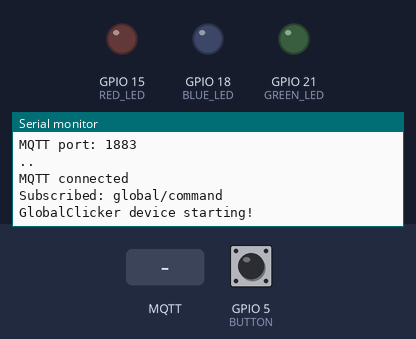
This program was run on a simulated ESP32. Shown: output pins drawn as LEDs (lit = HIGH), the last lines printed to the serial monitor. Inputs (shaded band) come from the test bench; at power-on: GPIO 5 (BUTTON) HIGH. WiFi joins after 1.5 s; servers stay silent unless stated; no MQTT or app messages arrive unless stated.

Above: at 3.7 s.
3.8 s: GPIO 5 (BUTTON) pulled LOW for 0.15 s
At 4.2 s:
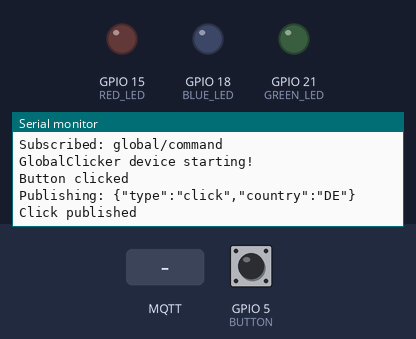
5.4 s: MQTT message "SE" arrives on the first subscribed topic
At 6.5 s:
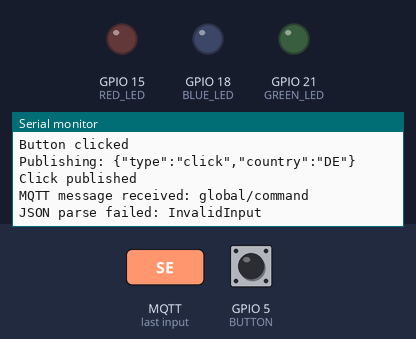

Measured:
- after the input at 3.8 s, the serial monitor: prints a new line at once (image 1)
- after the input at 5.4 s, the serial monitor: prints a new line at once (image 2)

The program:

main.cpp
```cpp
#include <Arduino.h>
#include "firmware/Firmware.h"
#include "config/DeviceConfig.h"
Firmware firmware;


void setup() {
    Serial.begin(115200);

    delay(1000);

    Serial.println();
    Serial.println("====================================");
    Serial.println("Global Clicker Firmware");
    Serial.println("Version : 0.1.0");
    Serial.print("Device  : ");
    Serial.println(DEVICE_NAME);
    Serial.println("Status  : Boot successful");
    Serial.println("====================================");


    firmware.initialize();
}

void loop() {
    firmware.update();
}
```

Button.h
```cpp
#pragma once

class Button{
    public:
        void initialize();
        bool wasClicked();

    private:
        bool previousState = false;
};
```

Led.h
```cpp
#pragma once

class Led
{
public:
    void initialize();

    void redOn();
    void redOff();

    void blueOn();
    void blueOff();

    void greenOn();
    void greenOff();

    void allOff();
};
```

Firmware.h
```cpp
#pragma once
#include "network/WifiManager.h"
#include "network/MqttManager.h"
#include "device/Led.h"
#include "device/Button.h"


class Firmware {
    public:
        void initialize();
        void update();
        void sendHeartBeat();
    private:
        WifiManager wifi;
        MqttManager mqtt;
        Led led;
        Button button;

        unsigned long ledOffTime = 0;
        bool ledActive = false;
        unsigned long uptime = 0;
        unsigned long startTime;
        unsigned long lastTimeSentHB;
};
```

MqttManager.h
```cpp
#pragma once
#include <Arduino.h>

class MqttManager{
    public:
        void connect();
        void loop();
        void publishClick();
        void publishHB(unsigned long uptime);

        const char* getReceivedCountry();
        bool hasReceivedClick();

    private:
        static void mqttCallback(
            char* topic,
            uint8_t* payload,
            unsigned int length
        );
};
```

WifiManager.h
```cpp
#pragma once

class WifiManager{
    public:
    void connect();
    bool isConnected();
};
```

Button.cpp
```cpp
#include "device/Button.h"
#include "config/Pins.h"
#include <Arduino.h>

void Button::initialize()
{
    pinMode(BUTTON, INPUT_PULLUP);

    previousState = digitalRead(BUTTON) == LOW;
}

bool Button::wasClicked()
{
    bool pressed = digitalRead(BUTTON) == LOW;
    bool clicked = pressed && !previousState;
    previousState = pressed;

    return clicked;
}
```

Led.cpp
```cpp
#include "device/Led.h"
#include "config/Pins.h"
#include <Arduino.h>


void Led::initialize()
{
    pinMode(RED_LED, OUTPUT);
    pinMode(BLUE_LED, OUTPUT);
    pinMode(GREEN_LED, OUTPUT);

    allOff();
}

void Led::redOn()
{
    digitalWrite(RED_LED, HIGH);
}

void Led::redOff()
{
    digitalWrite(RED_LED, LOW);
}

void Led::blueOn()
{
    digitalWrite(BLUE_LED, HIGH);
}

void Led::blueOff()
{
    digitalWrite(BLUE_LED, LOW);
}

void Led::greenOn()
{
    digitalWrite(GREEN_LED, HIGH);
}

void Led::greenOff()
{
    digitalWrite(GREEN_LED, LOW);
}

void Led::allOff()
{
    redOff();
    blueOff();
    greenOff();
}
```

Firmware.cpp
```cpp
#include "firmware/Firmware.h"
#include "config/Pins.h"
#include "network/MqttManager.h"
#include <Arduino.h>
#include <cstring>


void Firmware::initialize()
{
    Serial.println();
    Serial.println("------------------------------------");
    Serial.println("Firmware initialization");
    Serial.println("Device: Clicking Machine");
    Serial.println("------------------------------------");

    wifi.connect();
    mqtt.connect();

    led.initialize();
    button.initialize();

    Serial.println("GlobalClicker device starting!");

    startTime = millis();
    lastTimeSentHB = millis();
}


void Firmware::update()
{
    mqtt.loop();

    if (button.wasClicked())
    {
        Serial.println("Button clicked");

        mqtt.publishClick();
    }

    if (mqtt.hasReceivedClick())
    {
        const char* country = mqtt.getReceivedCountry();

        Serial.print("Lighting country: ");
        Serial.println(country);

        led.allOff();

        if (strcmp(country, "SE") == 0)
        {
            led.greenOn();
        }
        else if (strcmp(country, "DE") == 0)
        {
            led.redOn();
        }
        else if (strcmp(country, "US") == 0)
        {
            led.blueOn();
        }

        ledActive = true;
        ledOffTime = millis() + 1000;
    }

    if (ledActive && millis() >= ledOffTime)
    {
        led.allOff();
        ledActive = false;

        Serial.println("LED off");
    }

    if(millis() >= lastTimeSentHB + 5000) {
        lastTimeSentHB = millis();
        uptime = (millis() - startTime)/1000;
        mqtt.publishHB(uptime);
    }

    delay(10);
}
```

MqttManager.cpp
```cpp
#include <Arduino.h>
#include "network/MqttManager.h"
#include <WiFi.h>
#include "config/MqttSecrets.h"
#include <PubSubClient.h>
#include "config/DeviceConfig.h"
#include <ArduinoJson.h>


WiFiClient wifiClient;
PubSubClient mqttClient(wifiClient);

bool clickReceived = false;
char receivedCountry[3] = "";


void MqttManager::connect()
{
    Serial.println();
    Serial.println("------------------------------------");
    Serial.println("Connecting MQTT...");
    Serial.println("------------------------------------");

    mqttClient.setBufferSize(1024);

    Serial.print("MQTT server: ");
    Serial.println(MQTT_SERVER);

    Serial.print("MQTT port: ");
    Serial.println(MQTT_PORT);


    mqttClient.setServer(
        MQTT_SERVER,
        MQTT_PORT
    );


    mqttClient.setCallback(
        MqttManager::mqttCallback
    );


    int attempts = 0;


    while(!mqttClient.connected() && attempts < 10)
    {
        Serial.print(".");


        if(mqttClient.connect(DEVICE_ID))
        {
            Serial.println(".");
            Serial.println("MQTT connected");


            mqttClient.subscribe(
                "global/command"
            );


            Serial.println("Subscribed: global/command");

            return;
        }
        else
        {
            Serial.print("MQTT failed, state=");
            Serial.println(mqttClient.state());
        }


        attempts++;

        delay(1000);
    }


    Serial.println();

    if(!mqttClient.connected())
    {
        Serial.println("MQTT connection failed");
    }
}


void MqttManager::loop()
{
    mqttClient.loop();
}

void MqttManager::mqttCallback(
    char* topic,
    uint8_t* payload,
    unsigned int length
)
{
    Serial.print("MQTT message received: ");
    Serial.println(topic);

    if (strcmp(topic, "global/command") != 0)
    {
        return;
    }

    JsonDocument doc;

    DeserializationError error =
        deserializeJson(doc, payload, length);

    if (error)
    {
        Serial.print("JSON parse failed: ");
        Serial.println(error.c_str());
        return;
    }

    const char* type = doc["type"];

    if (strcmp(type, "click") != 0)
    {
        return;
    }

    const char* country = doc["country"];

    Serial.print("Click received from: ");
    Serial.println(country);

    strncpy(receivedCountry, country, 2);
    receivedCountry[2] = '\0';

    clickReceived = true;
}

void MqttManager::publishClick()
{
    if (!mqttClient.connected())
    {
        Serial.println("MQTT not connected, click not published");
        return;
    }

    JsonDocument doc;

    doc["type"] = "click";
    doc["country"] = DEVICE_COUNTRY;

    char buffer[128];

    serializeJson(doc, buffer);

    Serial.print("Publishing: ");
    Serial.println(buffer);

    bool success = mqttClient.publish(
        "global/click",
        buffer
    );

    if (success)
    {
        Serial.println("Click published");
    }
    else
    {
        Serial.println("Click publish failed");
    }
}

void MqttManager::publishHB(unsigned long uptime)
{
    if (!mqttClient.connected())
    {
        Serial.println("MQTT not connected, heartbeat not published");
        return;
    }

    JsonDocument doc;

    doc["status"] = "online";
    doc["uptime"] = uptime;

    char topicBuffer[64];
    sprintf(topicBuffer, "global/device/%s/heartbeat", DEVICE_NAME);

    char buffer[128];

    serializeJson(doc, buffer);

    Serial.print("Publishing: ");
    Serial.println(buffer);

    bool success = mqttClient.publish(
        topicBuffer,
        buffer
    );

    if (success)
    {
        Serial.println("Heartbeat published");
    }
    else
    {
        Serial.println("Heartbeat publish failed");
    }
}

bool MqttManager::hasReceivedClick()
{
    if (!clickReceived)
    {
        return false;
    }

    clickReceived = false;

    return true;
}

const char* MqttManager::getReceivedCountry()
{
    return receivedCountry;
}
```

WifiManager.cpp
```cpp
#include "network/WifiManager.h"
#include <Arduino.h>
#include <WiFi.h>
#include "config/WifiSecrets.h"

void WifiManager::connect()
{
    Serial.println();
    Serial.println("------------------------------------");
    Serial.println("Connecting WiFi...");
    Serial.println("------------------------------------");


    WiFi.begin(WIFI_SSID, WIFI_PASSWORD);


    int attempts = 0;

    while(WiFi.status() != WL_CONNECTED && attempts < 20)
    {
        delay(500);

        Serial.print(".");

        attempts++;
    }


    Serial.println();


    if(WiFi.status() == WL_CONNECTED)
    {
        Serial.println("WiFi connected");

        Serial.print("IP address: ");
        Serial.println(WiFi.localIP());
    }
    else
    {
        Serial.println("WiFi connection failed");
    }
}


bool WifiManager::isConnected()
{
    return WiFi.status() == WL_CONNECTED;
}
```

DeviceConfig.h
```cpp
#pragma once

#if defined(DEVICE_S3)

constexpr const char* DEVICE_NAME = "ESP32-S3";
constexpr const char* DEVICE_ID = "esp32-sweden";
constexpr const char* DEVICE_COUNTRY = "SE";

#elif defined(DEVICE_C6)

constexpr const char* DEVICE_NAME = "ESP32-C6";
constexpr const char* DEVICE_ID = "esp32-usa";
constexpr const char* DEVICE_COUNTRY = "US";

#elif defined(DEVICE_MCU)

constexpr const char* DEVICE_NAME = "ESP32-NODEMCU";
constexpr const char* DEVICE_ID = "esp32-germany";
constexpr const char* DEVICE_COUNTRY = "DE";

#else

constexpr const char* DEVICE_NAME = "UNKNOWN";

#endif
```

MqttSecrets.example.h
```cpp
#pragma once

#define MQTT_SERVER "192.168.68.102"
#define MQTT_PORT 1883
```

Pins.h
```cpp
#pragma once

constexpr int RED_LED   = 15;
constexpr int BLUE_LED  = 18;
constexpr int GREEN_LED = 21;

#if defined(DEVICE_S3)

constexpr int BUTTON = 6;

#elif defined(DEVICE_MCU)

constexpr int BUTTON = 5;

#elif defined(DEVICE_C6)

constexpr int BUTTON = 4;

#else

#error "No device selected"

#endif
```

WifiSecrets.example.h
```cpp
#pragma once

#define WIFI_SSID "YOUR_WIFI_NAME"
#define WIFI_PASSWORD "YOUR_WIFI_PASSWORD"
```
